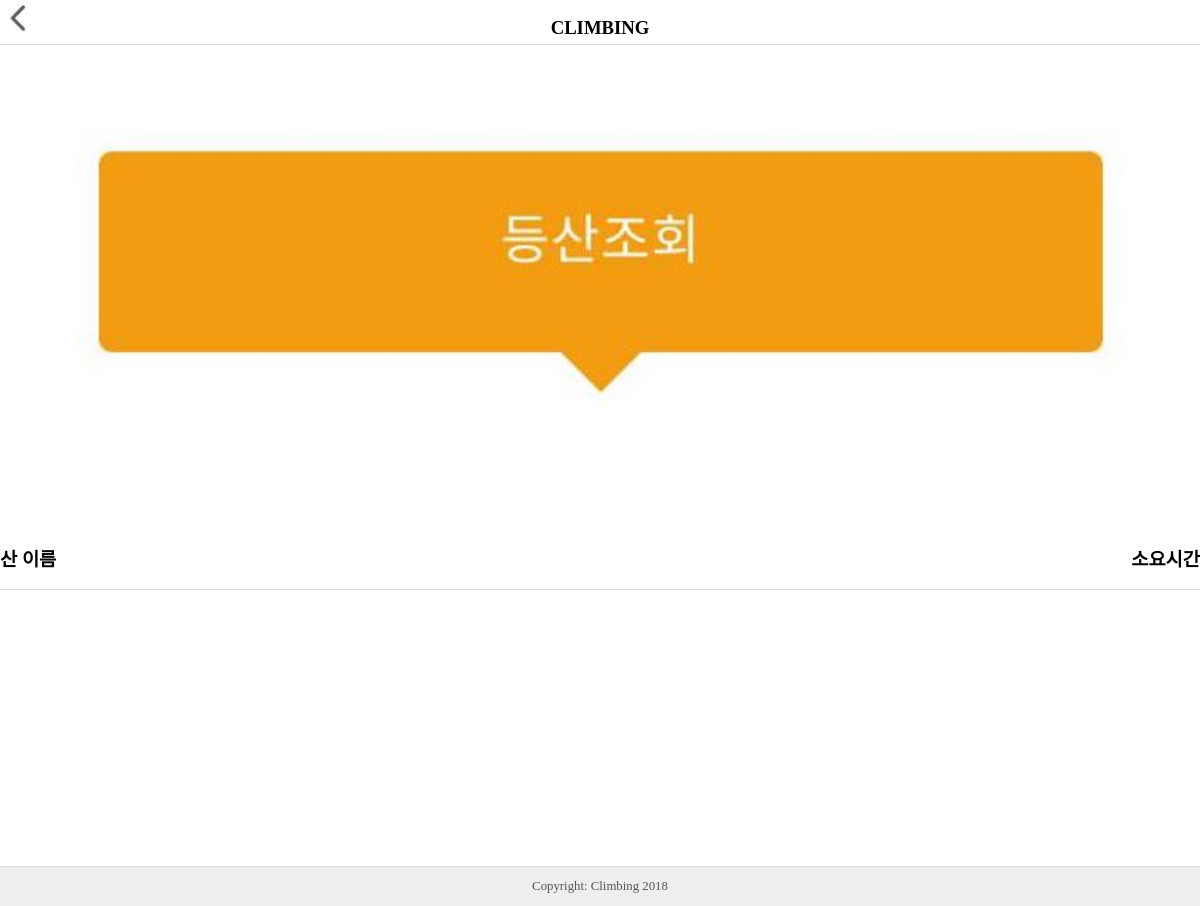
The app's page /mylist/ (signed in), older data.
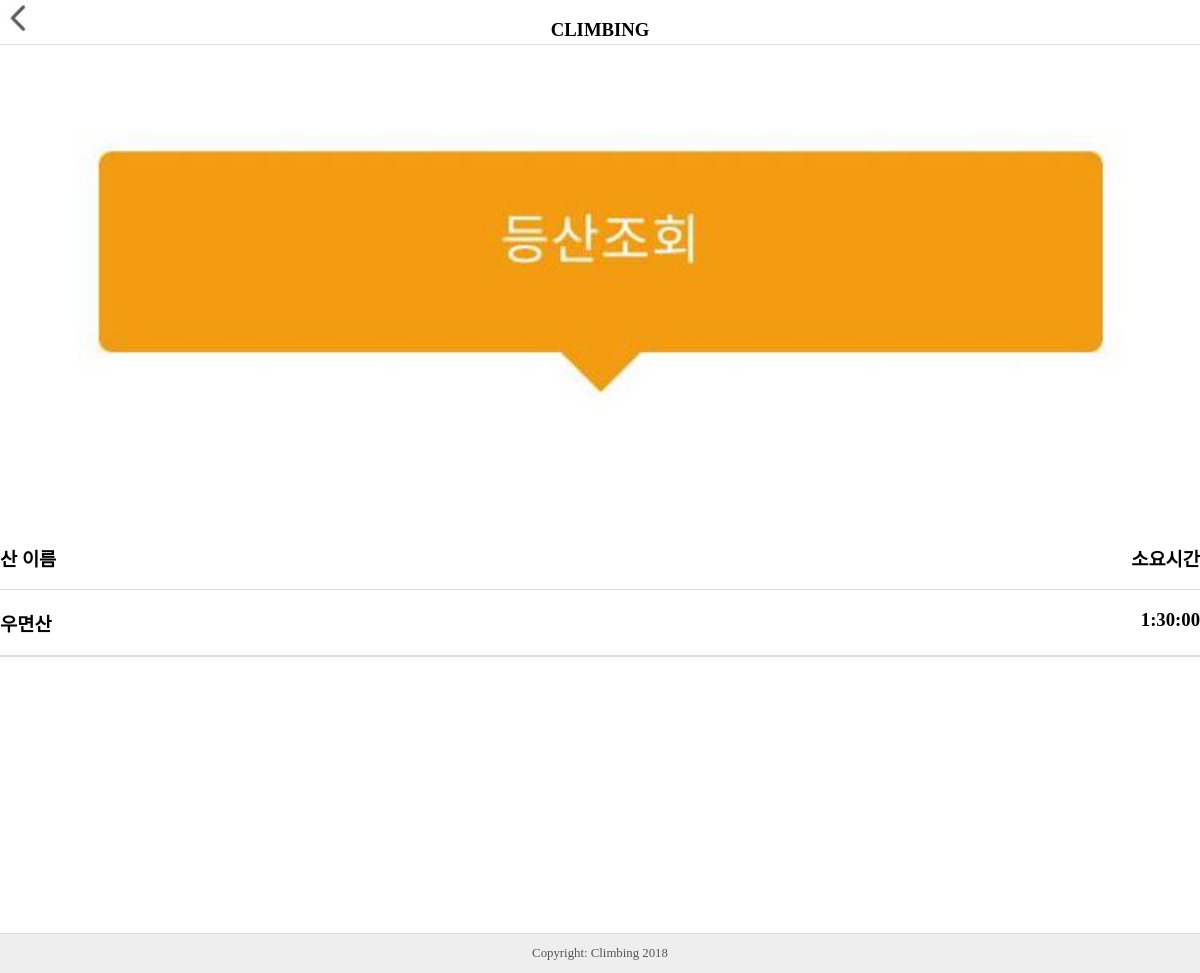
The same page, newer data.
### climbing/models.py (models this page shows)
class MyList(models.Model):
    m_name = models.CharField(max_length=20)
    course = models.CharField(max_length=20, null=True)
    time = models.CharField(max_length=10)
    date = models.DateTimeField(auto_now_add=True)
    score = models.IntegerField(default=1)
    user_id = models.ForeignKey(Account, on_delete=models.CASCADE, default=1)

### climbing/views.py (the view)
# urls.py: path('mylist/', views.mylist_main, name='mylist_main'),
def mylist_main(request):
    now_id = Account.objects.get(username=request.user.get_username()).id
    mylist = MyList.objects.filter(user_id=now_id)
    context = {
        'mylist': mylist
    }
    return render(request, 'mylist_main.html', context)

### climbing/templates/mylist_main.html (shortened to what this page needs)
<!DOCTYPE html>
<html>
<head>
<link rel="stylesheet" href="../static/css/mylist_main.css">
</head>
<body>
	<div id="header-area" class="section">
		<img src="../static/img/back.jpg" width="40" height="40">
		<div class="box1">
			<a href="main.html">
				<center><h3>CLIMBING</h3></center>
			</a>
		</div>
		</div>
	<div class="grid1" onclick="goBack()">
	<div class="image"  style="background-image:url('../static/img/view.jpg');
	"></div>
	</div>
	<div id="content-area">
		<div class="grid">
    			<div class="left"><h3>산 이름</h3></div>
    			<div class="right"><h3>소요시간</h3></div>
    	</div>
        {% for list in mylist %}
        <div class="grid">
    		<a href="{% url 'mylist_detail' pk=list.pk %}">
    			<div class="grid">
    				<div class="left"><h3>{{ list.m_name }}</h3></div>
    				<div class="right"><h3>{{ list.time }}</h3></div>
    			</div>
    		</a>
    	</div>
        {% endfor %}
	</div>
	<div id="footer-area" class="section">
		Copyright: Climbing 2018
	</div>
</body>
</html>

### climbing/static/css/mylist_main.css (style rules this page uses)
body { margin: 0; }
a { text-decoration: none; color: #000; }
.section { float: left; width: 100%; }
#header-area { height: 8.5%; background-color: white; border-bottom: 1px solid #DDD; }
#header-area h3 { margin: 3px 0px; text-align: center; color: #000; }
.box1 { width: 50%; height: 30px; position: absolute; left: 25%; top: 1.6%; }
.image { position: relative; overflow: hidden; background-position: 50%; background-repeat: no-repeat; background-size: cover; }
.image:before { content: ""; display: block; width: 100%; padding-bottom: 40%; }
.left { float: left; }
.right { float: right; }
.grid1 { float: left; width:100%; height: auto; background-size: cover; }
.grid { float:left; width:100%; border-bottom: 1px solid #DDD; }
#footer-area { padding: 1% 0%; background-color: #EEE; text-align: center; color: #555; font-size: 0.8em; border-top: 1px solid #DDD; margin-top: 23%; }

Row changes from the older to the newer data that the page shows:
added MyList: m_name "우면산", time "1:30:00"
